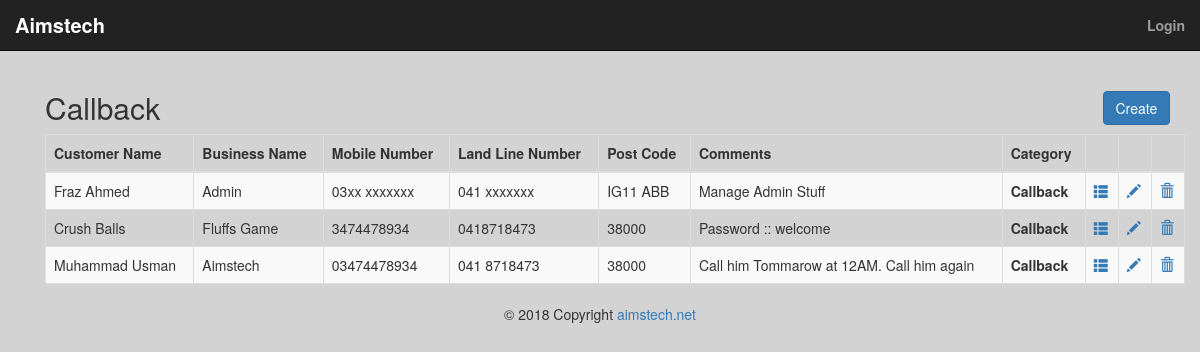
Page /categories/callbacks/2 on the committed database.
### tables this page shows
CREATE TABLE `callbacks` (
  `id` int(11) NOT NULL,
  `category_id` int(11) NOT NULL,
  `user_id` int(11) NOT NULL,
  `slug` varchar(255) NOT NULL,
  `customerName` varchar(255) NOT NULL,
  `businessName` varchar(255) NOT NULL,
  `mobileNumber` varchar(255) NOT NULL,
  `landLineNumber` varchar(255) NOT NULL,
  `address` varchar(255) NOT NULL,
  `postCode` varchar(255) NOT NULL,
  `bankName` varchar(255) NOT NULL,
  `accountNumber` varchar(255) NOT NULL,
  `sortCode` varchar(255) NOT NULL,
  `comments` varchar(255) NOT NULL,
  `modifiedAt` timestamp NOT NULL DEFAULT CURRENT_TIMESTAMP,
  `createdAt` datetime NOT NULL DEFAULT CURRENT_TIMESTAMP
);

CREATE TABLE `categories` (
  `id` int(11) NOT NULL,
  `name` varchar(255) NOT NULL,
  `created_at` timestamp NOT NULL DEFAULT CURRENT_TIMESTAMP
);

### application/controllers/Categories.php (called while the page is built, shortened)
<?php
	class Categories extends CI_Controller
	{
		public function callbacks($id)
		{
			$data['title'] = $this->category_model->get_category($id)->name;
			$data['callbacks'] = $this->callback_model->get_callback_by_category($id);
			$this->load->view('templates/header');
			$this->load->view('callbacks/index', $data);
			$this->load->view('templates/footer');
		}
	}

### index.php (called while the page is built, shortened)
<?php
require_once BASEPATH.'core/CodeIgniter.php';

### application/models/Callback_model.php (called while the page is built, shortened)
<?php
	class Callback_model extends CI_Model
	{
		public function get_callback_by_category($category_id)
		{
			$this->db->order_by('callbacks.id', 'DESC');
			$this->db->join('categories', 'categories.id = callbacks.category_id');
			$query = $this->db->get_where('callbacks', array('category_id' => $category_id));
			return $query->result_array();
		}
	}

### application/views/callbacks/index.php (the view)
<div class="row">
	<h2 class="col-md-6"><?= $title;  ?></h2><br>
	<a href="<?php echo base_url(); ?>callbacks/create" class="btn btn-primary col-md-offset-5">Create</a>
</div>
	<div class="table-responsive">
      <table class="table table-bordered table-hover table-striped tablesorter">
        <thead>
          <tr>
            <th>Customer Name <i class="fa fa-sort"></i></th>
            <th>Business Name <i class="fa fa-sort"></i></th>
            <th>Mobile Number <i class="fa fa-sort"></i></th>
            <th>Land Line Number <i class="fa fa-sort"></i></th>
            <th>Post Code <i class="fa fa-sort"></i></th>
            <th>Comments <i class="fa fa-sort"></i></th>
            <th>Category<i class="fa fa-sort"></i></th>
            <th></th>
            <th></th>
            <th></th>
          </tr>
        </thead>
        <tbody>
        	<?php foreach($callbacks as $callback) : ?>
              <tr>
                <td><?php echo $callback['customerName']; ?></td>
                <td><?php echo $callback['businessName']; ?></td>
                <td><?php echo $callback['mobileNumber']; ?></td>
                <td><?php echo $callback['landLineNumber']; ?></td>
                <td><?php echo $callback['postCode']; ?></td>
                <td><?php echo word_limiter($callback['comments'], 10); ?></td>
                <td><strong><?php echo $callback['name']; ?></strong></td>
                <td><a href="<?php echo site_url('callbacks/'.$callback['slug']); ?>" class="glyphicon glyphicon-th-list"></a></td>
                <td><a class="glyphicon glyphicon-pencil" href="<?php echo base_url(); ?>callbacks/edit/<?php echo $callback['slug'] ?>" ><a></td>
                <td><a class="glyphicon glyphicon-trash" href="<?php echo site_url('callbacks/delete/'.$callback['id']); ?>" onclick="return confirm('Are you sure you want to delete your Callback?')"></a></td>
              </tr>
          	<?php endforeach; ?>
        </tbody>
      </table>
    </div>

### application/views/templates/header.php (shortened to what this page needs)
<!DOCTYPE html>
<html>
<head>
	<link rel="stylesheet" type="text/css" href="<?php echo base_url(); ?>assets/css/bootstrap.css">
	<link rel="stylesheet" type="text/css" href="<?php echo base_url(); ?>assets/css/style.css">
</head>
<body>
	<nav class="navbar navbar-inverse navbar-static-top">
	  <div class="container-fluid">
	    <div class="navbar-header">
	      <a class="navbar-brand brand-custom" href="<?php echo base_url(); ?>"><strong>Aimstech</strong></a>
	    </div>
	    <div class="collapse navbar-collapse" id="bs-example-navbar-collapse-1">
	      <ul class="nav navbar-nav navbar-right">
	      	<?php if(!$this->session->userdata('logged_in')) : ?>
		      	<li><a href="<?php echo base_url(); ?>users/login"><strong>Login</strong></a></li>
	      	<?php endif; ?>
	      </ul>
	    </div>
	  </div>
	</nav>
	<div class="container">
		<div class="container">

### application/views/templates/footer.php (shortened to what this page needs)
			</div>
		</div>
		<footer class="page-footer font-small blue">
		  <div class="footer-copyright text-center py-3">© 2018 Copyright
		    <a href="http://aimstech.net"> aimstech.net</a>
		  </div>
		</footer>
	</body>
</html>

### assets/css/style.css (style rules this page uses)
body { background: #d3d3d3; }
.brand-custom { color: #FFFFFF; font-size: 20px; }
.navbar-inverse .navbar-brand { color: #FFFFFF; }
html, body { height: 100%; margin: 0; }

### rows in the picture
callbacks: customerName "Fraz Ahmed", businessName "Admin", mobileNumber "03xx xxxxxxx", landLineNumber "041 xxxxxxx", postCode "IG11 ABB", comments "Manage Admin Stuff", category.name "Callback"
callbacks: customerName "Crush Balls", businessName "Fluffs Game", mobileNumber "3474478934", landLineNumber "0418718473", postCode "38000", comments "Password :: welcome", category.name "Callback"
callbacks: customerName "Muhammad Usman", businessName "Aimstech", mobileNumber "03474478934", landLineNumber "041 8718473", postCode "38000", comments "Call him Tommarow at 12AM. Call him again", category.name "Callback"

### other values in the picture
$title "Callback"
